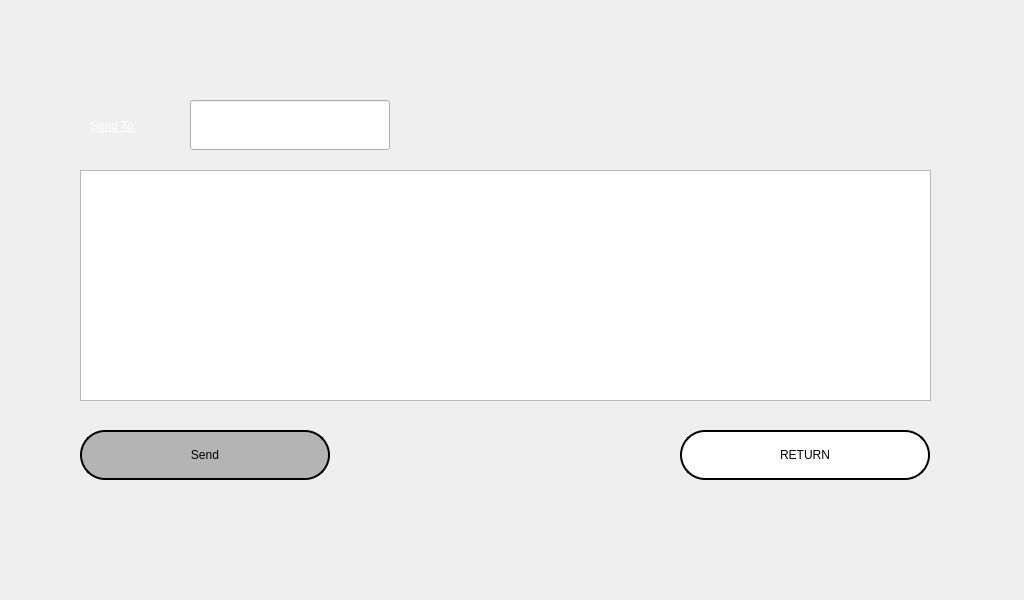
<?xml version="1.0" encoding="UTF-8"?>
<ui version="4.0">
 <class>Form</class>
 <widget class="QWidget" name="Form">
  <property name="geometry">
   <rect>
    <x>0</x>
    <y>0</y>
    <width>1024</width>
    <height>600</height>
   </rect>
  </property>
  <property name="minimumSize">
   <size>
    <width>1024</width>
    <height>600</height>
   </size>
  </property>
  <property name="maximumSize">
   <size>
    <width>1024</width>
    <height>600</height>
   </size>
  </property>
  <property name="windowTitle">
   <string>Form</string>
  </property>
  <property name="styleSheet">
   <string notr="true">QWidget#Form{
	border-image: url(:/login/after_login.JPG);
}</string>
  </property>
  <widget class="QPushButton" name="Exit_returnButton">
   <property name="geometry">
    <rect>
     <x>680</x>
     <y>430</y>
     <width>250</width>
     <height>50</height>
    </rect>
   </property>
   <property name="styleSheet">
    <string notr="true">QPushButton {	
	
	background-color: rgb(255, 255, 255);
	font: 16pt &quot;MV Boli&quot;;
    border-radius: 25px; 
	color: rgb(0, 0, 0);
    border: 2px solid rgb(0,0,0);

}
QPushButton:hover {
	
	background-color: rgb(0, 0, 0);
	color: rgb(255, 255, 255);
    border: 2px solid rgb(255,255,255);
  

}
QPushButton:pressed{
	background-color: rgb(255, 255, 255);
	color: rgb(0, 0, 0);
	border-color: rgb(255, 255, 255);
    border: 2px solid rgb(0,0,0);
}
</string>
   </property>
   <property name="text">
    <string>RETURN</string>
   </property>
   <property name="checkable">
    <bool>false</bool>
   </property>
  </widget>
  <widget class="QPushButton" name="send_message_btn">
   <property name="enabled">
    <bool>false</bool>
   </property>
   <property name="geometry">
    <rect>
     <x>80</x>
     <y>430</y>
     <width>250</width>
     <height>50</height>
    </rect>
   </property>
   <property name="styleSheet">
    <string notr="true">QPushButton {	
	
	background-color: rgb(255, 255, 255);
	font: 16pt &quot;MV Boli&quot;;
    border-radius: 25px; 
	color: rgb(0, 0, 0);
    border: 2px solid rgb(0,0,0);

}
QPushButton:hover {
	
	background-color: rgb(0, 0, 0);
	color: rgb(255, 255, 255);
    border: 2px solid rgb(255,255,255);
  

}
QPushButton:pressed{
	background-color: rgb(255, 255, 255);
	color: rgb(0, 0, 0);
	border-color: rgb(255, 255, 255);
    border: 2px solid rgb(0,0,0);
}


QPushButton:disabled{
	background-color: rgb(180, 180, 180);
}</string>
   </property>
   <property name="text">
    <string>Send</string>
   </property>
  </widget>
  <widget class="QTextEdit" name="Message_send">
   <property name="geometry">
    <rect>
     <x>80</x>
     <y>170</y>
     <width>851</width>
     <height>231</height>
    </rect>
   </property>
   <property name="styleSheet">
    <string notr="true">font: 75 22pt &quot;MS Shell Dlg 2&quot;;</string>
   </property>
  </widget>
  <widget class="QLineEdit" name="Name_send_to">
   <property name="geometry">
    <rect>
     <x>190</x>
     <y>100</y>
     <width>200</width>
     <height>50</height>
    </rect>
   </property>
   <property name="styleSheet">
    <string notr="true">font: 75 12pt &quot;MS Shell Dlg 2&quot;;</string>
   </property>
  </widget>
  <widget class="QLabel" name="label_3">
   <property name="geometry">
    <rect>
     <x>90</x>
     <y>110</y>
     <width>91</width>
     <height>32</height>
    </rect>
   </property>
   <property name="styleSheet">
    <string notr="true">color: rgb(255, 255, 255);
font: 14pt &quot;Mongolian Baiti&quot;;
text-decoration: underline;</string>
   </property>
   <property name="text">
    <string>Send To:</string>
   </property>
  </widget>
 </widget>
 <resources>
  <include location="../images/image.qrc"/>
 </resources>
 <connections>
  <connection>
   <sender>Exit_returnButton</sender>
   <signal>clicked()</signal>
   <receiver>Form</receiver>
   <slot>return_personal()</slot>
   <hints>
    <hint type="sourcelabel">
     <x>133</x>
     <y>43</y>
    </hint>
    <hint type="destinationlabel">
     <x>159</x>
     <y>731</y>
    </hint>
   </hints>
  </connection>
  <connection>
   <sender>send_message_btn</sender>
   <signal>clicked()</signal>
   <receiver>Form</receiver>
   <slot>check_send()</slot>
   <hints>
    <hint type="sourcelabel">
     <x>140</x>
     <y>515</y>
    </hint>
    <hint type="destinationlabel">
     <x>845</x>
     <y>710</y>
    </hint>
   </hints>
  </connection>
  <connection>
   <sender>Message_send</sender>
   <signal>textChanged()</signal>
   <receiver>Form</receiver>
   <slot>enable_send()</slot>
   <hints>
    <hint type="sourcelabel">
     <x>450</x>
     <y>368</y>
    </hint>
    <hint type="destinationlabel">
     <x>493</x>
     <y>783</y>
    </hint>
   </hints>
  </connection>
  <connection>
   <sender>Name_send_to</sender>
   <signal>textChanged(QString)</signal>
   <receiver>Form</receiver>
   <slot>enable_send()</slot>
   <hints>
    <hint type="sourcelabel">
     <x>874</x>
     <y>515</y>
    </hint>
    <hint type="destinationlabel">
     <x>861</x>
     <y>823</y>
    </hint>
   </hints>
  </connection>
 </connections>
 <slots>
  <slot>return_personal()</slot>
  <slot>enable_send()</slot>
  <slot>check_send()</slot>
 </slots>
</ui>
